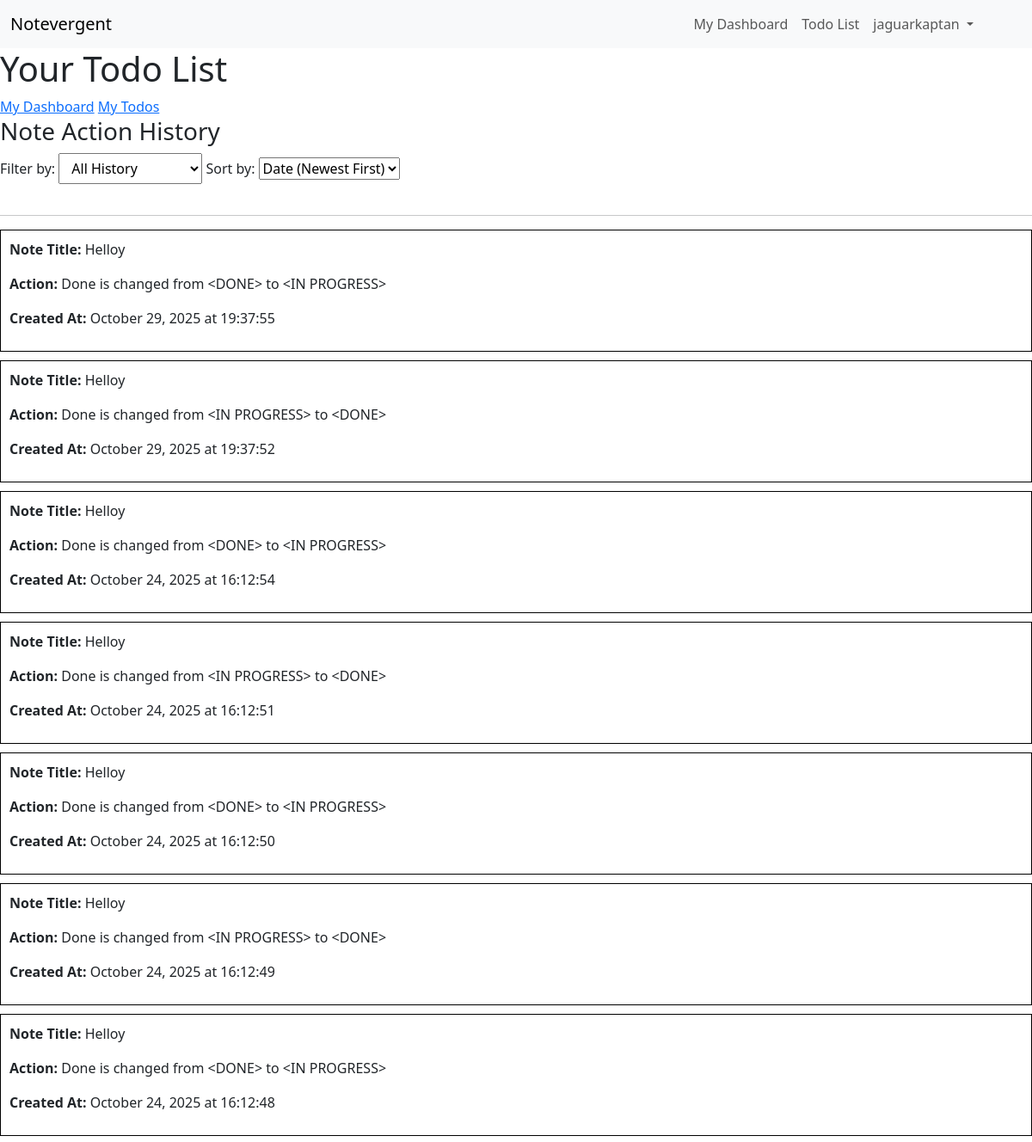
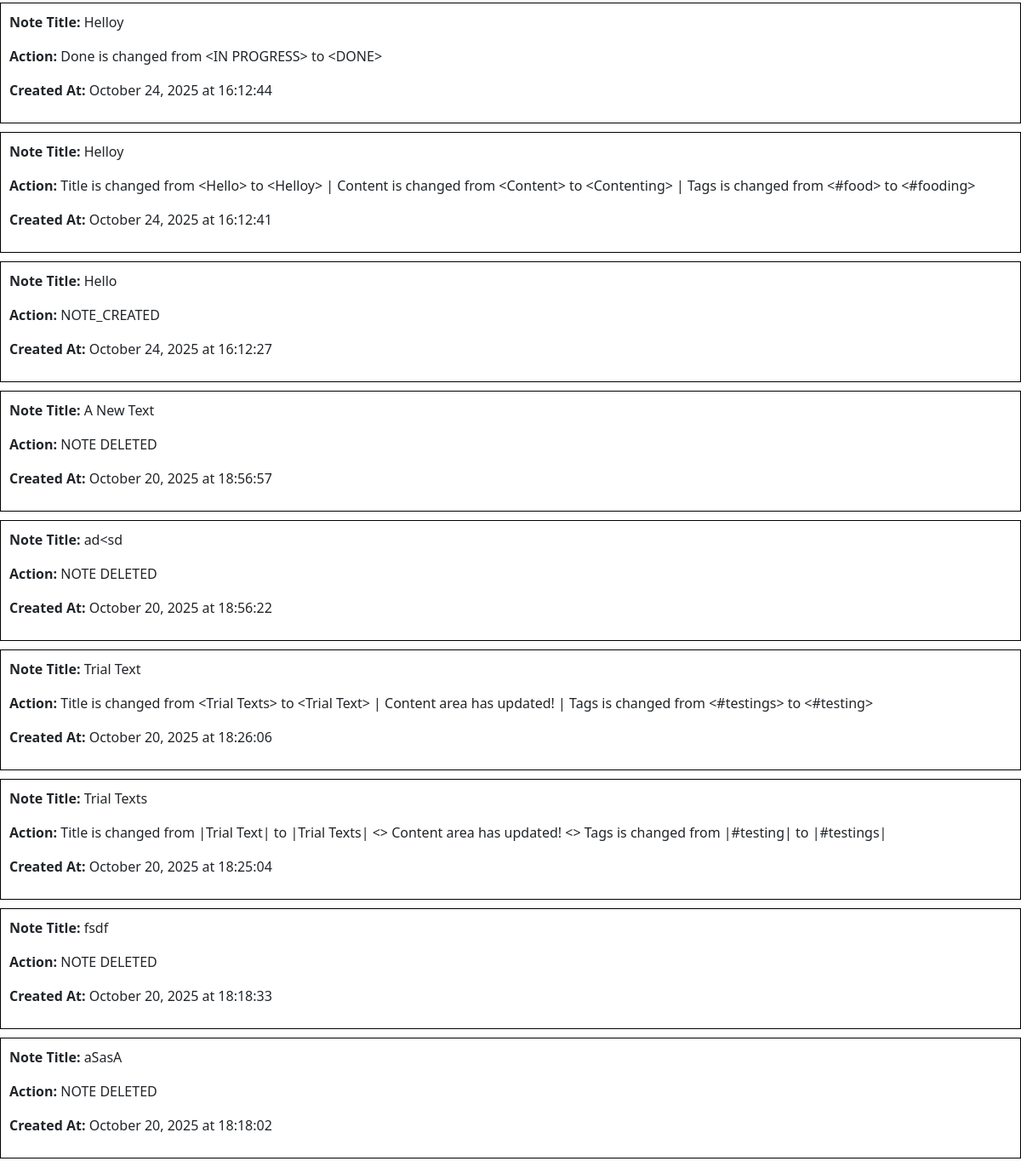
The page /todo-history (signed in) on the database its author committed (2 pictures, top to bottom).
### models.py (models this page shows, shortened)
class User(db.Model, UserMixin):
    __tablename__ = 'users'
    user_id = db.Column(db.String(36), primary_key=True, default=lambda: str(uuid.uuid4()))
    public_id = db.Column(db.String(6), unique=True, default=lambda: generate_unique_short_id())
    username = db.Column(db.String, nullable=False, unique=True)
    password_hash = db.Column(db.String, nullable=False)
    email = db.Column(db.String, nullable=False, unique = True)
    email_verified = db.Column(db.Boolean, default=False)
    created_at = db.Column(db.DateTime, default=lambda: utc_now_naive())
    tokens = db.relationship("Token", back_populates="user", cascade="all, delete-orphan")
    security_logs = db.relationship("Security_logs", back_populates="user", cascade="all, delete-orphan")
    owned_notes = db.relationship("Notes", back_populates="owner", cascade="all, delete-orphan" )
    shared_notes = db.relationship("Notes", secondary=CommonNotes.__table__ , back_populates="shared_with")
    note_history = db.relationship("Note_History", back_populates="user", cascade="all, delete-orphan") #added new

class Note_History(db.Model):
    __tablename__ = 'note_history'
    id = db.Column(db.String(36), primary_key = True, default=lambda: str(uuid.uuid4()))
    note_id = db.Column(db.String(36), nullable=False) #db.ForeignKey('notes.id'), nullable=False
    user_id = db.Column(db.String(36), db.ForeignKey('users.user_id'), nullable=False) #added new
    title = db.Column(db.String(45), nullable=False)
    action = db.Column(db.String)
    created_at = db.Column(db.DateTime, default=lambda: utc_now_naive())
    user = db.relationship("User", back_populates="note_history")

### routes.py (the view)
    @app.route('/todo-history')
    @login_required
    def todo_history():
        note_history = Note_History.query.filter(Note_History.user_id == current_user.user_id).order_by(Note_History.created_at.desc()).all()
        return render_template('todo_history.html', notes=note_history)

### templates/todo_history.html (shortened to what this page needs)
    {%extends "base.html"%}
    {%block content%}
    <h1>Your Todo List</h1>
    <a href="{{url_for('index')}}">My Dashboard</a>
    <a href="{{url_for('todo_page')}}">My Todos</a>
    <h3>Note Action History</h3>
    <label for="filter">Filter by:</label>
    <select id="filter" onchange="filterHistory()">
        <option value="all">All History</option>
    </select>
    <label for="sort">Sort by:</label>
    <select id="sort" onchange="filterHistory()">
        <option value="desc">Date (Newest First)</option>
    </select>
    <hr>
    <div id="history-container">
        {% if notes %}
        {% for history in notes %}
        <div class="history-item" style="border: 1px solid black; padding: 10px; margin-bottom: 10px;">
            <p><strong>Note Title:</strong> {{history.title}}</p>
            <p><strong>Action:</strong> {{history.action}}</p>
            <p><strong>Created At:</strong>
                <span class="utc-time">{{history.created_at}}</span>
            </p>
        </div>
        {% endfor %}
        {% else %}
        <h4>No note history found!</h4>
        {% endif %}
    </div>
    {%endblock%}

### templates/base.html (shortened to what this page needs)
<!DOCTYPE html>
<html lang="en">
<head>
    <link rel="stylesheet" type="text/css" href="../static/css/styles.css">
    <link href="https://cdn.jsdelivr.net/npm/bootstrap@5.3.8/dist/css/bootstrap.min.css" rel="stylesheet"
>
</head>
<body>
    {% if current_user.is_authenticated %}
    <nav class="navbar navbar-expand-lg bg-body-tertiary">
        <div class="container-fluid">
            <a class="navbar-brand" href="#">Notevergent</a>
            <div class="collapse navbar-collapse" id="navbarNavDropdown">
                <ul class="navbar-nav ms-auto me-5">
                    <li class="nav-item">
                        <a class="nav-link" aria-current="page" href="{{url_for('index')}}">My Dashboard</a>
                    </li>
                    <li class="nav-item">
                        <a class="nav-link" href="{{url_for('todo_page')}}">Todo List</a>
                    </li>
                    <li class="nav-item dropdown">
                        <a class="nav-link dropdown-toggle" href="#" role="button" data-bs-toggle="dropdown"
                            aria-expanded="false">
                            {{ current_user.username }}
                        </a>
                    </li>
                </ul>
            </div>
        </div>
    </nav>
    {% endif %}
    {%block content%}   {%endblock%}
</body>
</html>

### static/css/styles.css (style rules this page uses)
.history-item { transition: background-color 0.2s; }
#filter { padding: 5px 10px; font-size: 16px; margin-bottom: 20px; }

### rows shown on the page
User: username "jaguarkaptan"
Note_History: title "Helloy", action "Done is changed from <DONE> to <IN PROGRESS>"
Note_History: title "Helloy", action "Done is changed from <IN PROGRESS> to <DONE>"
Note_History: title "Helloy", action "Done is changed from <DONE> to <IN PROGRESS>"
Note_History: title "Helloy", action "Done is changed from <IN PROGRESS> to <DONE>"
Note_History: title "Helloy", action "Done is changed from <DONE> to <IN PROGRESS>"
Note_History: title "Helloy", action "Done is changed from <IN PROGRESS> to <DONE>"
Note_History: title "Helloy", action "Done is changed from <DONE> to <IN PROGRESS>"
Note_History: title "Helloy", action "Done is changed from <IN PROGRESS> to <DONE>"
Note_History: title "Helloy", action "Title is changed from <Hello> to <Helloy> | Content is changed from <Content> to <Contenting> | Tags is changed from <#food> to <#fooding>"
Note_History: title "Hello", action "NOTE_CREATED"
Note_History: title "A New Text", action "NOTE DELETED"
Note_History: title "ad<sd", action "NOTE DELETED"
Note_History: title "Trial Text", action "Title is changed from <Trial Texts> to <Trial Text> | Content area has updated! | Tags is changed from <#testings> to <#testing>"
Note_History: title "Trial Texts", action "Title is changed from |Trial Text| to |Trial Texts| <> Content area has updated! <> Tags is changed from |#testing| to |#testings|"
Note_History: title "fsdf", action "NOTE DELETED"
Note_History: title "aSasA", action "NOTE DELETED"
